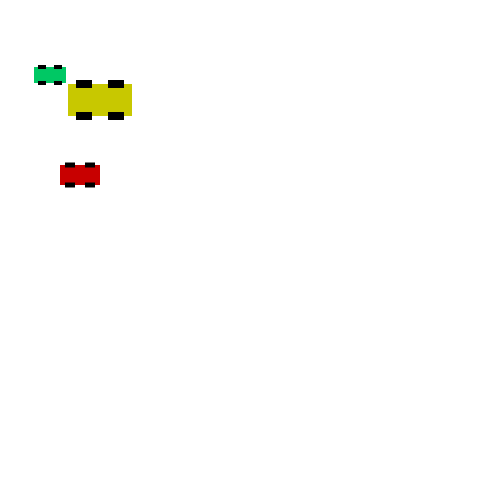
Frame 1 (no input)
Frame 60 (the mouse pressed at the canvas centre just before this capture): identical to frame 1, image omitted
Frame 120 (the mouse held since frame 60 and released just before this capture): identical to frame 1, image omitted

The Processing sketch that drew this single still picture (run headless with seeded random() and noise(); from frame 60 on, the mouse is pressed at the canvas centre):

// Processing sketch: sketch_functionDrawMultiCars02
// ── sketch_functionDrawMultiCars02.pde
// Multiple cars simplified with Functions - Arguments and parameters

// AGAIN - Where should functions be placed?
// You can define your functions anywhere in the code 
// outside of setup() and draw(). However, the convention 
// is to place your function definitions below draw().
//Note the code for drawing multiple cars doesnt do this!

void setup() {
  size(500, 500);
}

void draw() {  
  background(255);
  drawCar(100,100,64, color(200,200,0));
  drawCar(50,75,32, color(0,200,100));
  drawCar(80,175,40, color(200,0,0));
}

void drawCar(int x, int y, int thesize, color c) {

// Using a local variable "offset"
  int offset = thesize/4;
  
// Draw main car body - NOTE: the book's code is missing the rectangle (page 127)
  fill(c);
  noStroke();
  rectMode(CENTER);
  rect(x,y,thesize,thesize/2);
  
// Draw four black wheels relative to center 
  fill(0);
  rect(x - offset, y - offset, offset, offset/2);
  rect(x + offset, y - offset, offset, offset/2);
  rect(x - offset, y + offset, offset, offset/2);
  rect(x + offset, y + offset, offset, offset/2);
  
 
}
